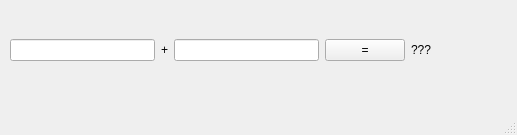
<?xml version="1.0" encoding="UTF-8"?>
<ui version="4.0">
 <class>MainWindow</class>
 <widget class="QMainWindow" name="MainWindow">
  <property name="windowModality">
   <enum>Qt::NonModal</enum>
  </property>
  <property name="geometry">
   <rect>
    <x>0</x>
    <y>0</y>
    <width>517</width>
    <height>135</height>
   </rect>
  </property>
  <property name="sizePolicy">
   <sizepolicy hsizetype="Maximum" vsizetype="Maximum">
    <horstretch>0</horstretch>
    <verstretch>0</verstretch>
   </sizepolicy>
  </property>
  <property name="minimumSize">
   <size>
    <width>517</width>
    <height>135</height>
   </size>
  </property>
  <property name="maximumSize">
   <size>
    <width>517</width>
    <height>135</height>
   </size>
  </property>
  <property name="windowTitle">
   <string>MainWindow</string>
  </property>
  <property name="toolButtonStyle">
   <enum>Qt::ToolButtonIconOnly</enum>
  </property>
  <property name="unifiedTitleAndToolBarOnMac">
   <bool>false</bool>
  </property>
  <widget class="QWidget" name="centralwidget">
   <widget class="QWidget" name="horizontalLayoutWidget">
    <property name="geometry">
     <rect>
      <x>10</x>
      <y>10</y>
      <width>501</width>
      <height>80</height>
     </rect>
    </property>
    <layout class="QHBoxLayout" name="horizontalLayout">
     <item>
      <widget class="QLineEdit" name="num1"/>
     </item>
     <item>
      <widget class="QLabel" name="label">
       <property name="text">
        <string>+</string>
       </property>
      </widget>
     </item>
     <item>
      <widget class="QLineEdit" name="num2"/>
     </item>
     <item>
      <widget class="QPushButton" name="sumButton">
       <property name="text">
        <string>=</string>
       </property>
      </widget>
     </item>
     <item>
      <widget class="QLabel" name="sumResult">
       <property name="minimumSize">
        <size>
         <width>100</width>
         <height>0</height>
        </size>
       </property>
       <property name="maximumSize">
        <size>
         <width>100</width>
         <height>16777215</height>
        </size>
       </property>
       <property name="text">
        <string>???</string>
       </property>
      </widget>
     </item>
    </layout>
   </widget>
  </widget>
  <widget class="QMenuBar" name="menubar">
   <property name="geometry">
    <rect>
     <x>0</x>
     <y>0</y>
     <width>517</width>
     <height>22</height>
    </rect>
   </property>
  </widget>
  <widget class="QStatusBar" name="statusbar"/>
 </widget>
 <resources/>
 <connections/>
</ui>
